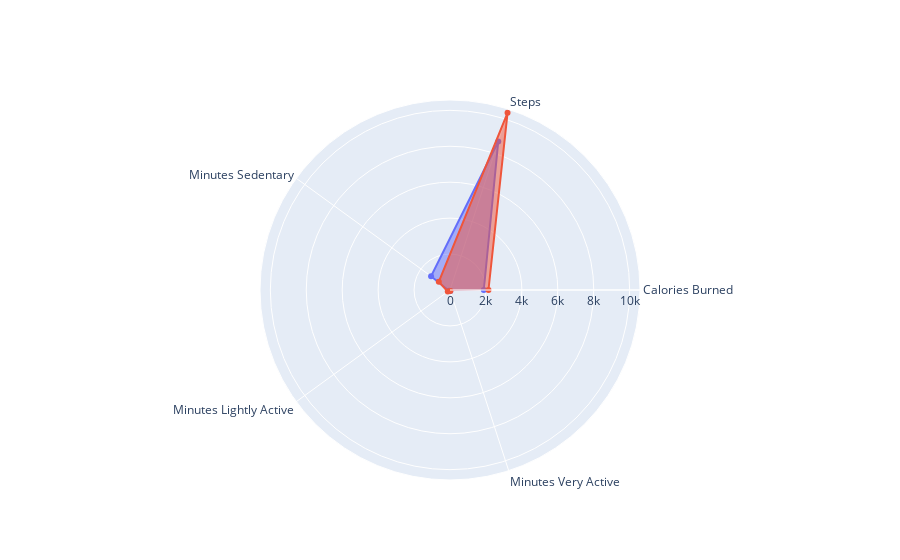

Notebook cell for this chart:
### Markdown cell above
### Two-day radar chart of important metrics. This shows changes in multiple variables simultaneously, per day.

### Code cell
import plotly.graph_objects as go

categories = ['Calories Burned','Steps','Minutes Sedentary',
           'Minutes Lightly Active', 'Minutes Very Active']

fig = go.Figure()

fig.add_trace(go.Scatterpolar(
      r=[1881, 8690, 1303, 66, 57],
      theta=categories,
      fill='toself',
      name='Product A'
))
fig.add_trace(go.Scatterpolar(
      r=[2141, 10366, 771, 153, 59],
      theta=categories,
      fill='toself',
      name='Product B'
))

fig.update_layout(
  polar=dict(
    radialaxis=dict(
      visible=True
    )),
  showlegend=False
)

fig.show()

### Figure 1 — Plotly figure (JSON) as saved in the notebook; plotly's stock layout.template omitted (floating-point values rounded to 4 significant figures)
{"data": [{"fill": "toself", "name": "Product A", "r": [1881, 8690, 1303, 66, 57], "theta": ["Calories Burned", "Steps", "Minutes Sedentary", "Minutes Lightly Active", "Minutes Very Active"], "type": "scatterpolar"}, {"fill": "toself", "name": "Product B", "r": [2141, 10366, 771, 153, 59], "theta": ["Calories Burned", "Steps", "Minutes Sedentary", "Minutes Lightly Active", "Minutes Very Active"], "type": "scatterpolar"}], "layout": {"polar": {"radialaxis": {"visible": true}}, "showlegend": false}}
